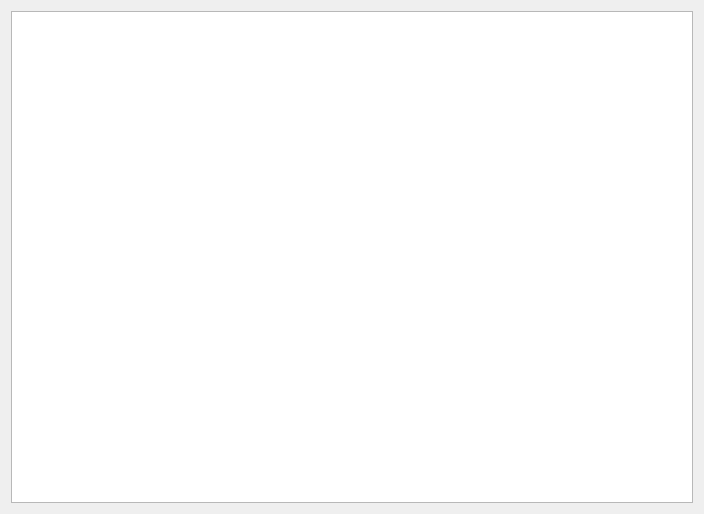
<?xml version="1.0" encoding="UTF-8"?>
<ui version="4.0">
 <class>WordContentPage</class>
 <widget class="QWizardPage" name="WordContentPage">
  <property name="geometry">
   <rect>
    <x>0</x>
    <y>0</y>
    <width>704</width>
    <height>514</height>
   </rect>
  </property>
  <property name="windowTitle">
   <string>WizardPage</string>
  </property>
  <property name="title">
   <string>Добавление настроек на схему из Word таблиц</string>
  </property>
  <layout class="QVBoxLayout" name="verticalLayout">
   <item>
    <widget class="QTextEdit" name="textEdit"/>
   </item>
  </layout>
 </widget>
 <resources/>
 <connections/>
</ui>
